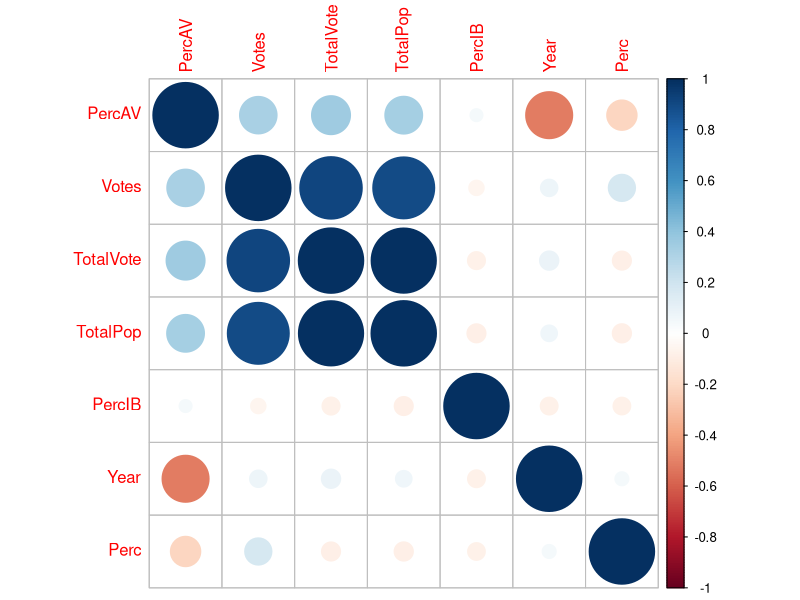
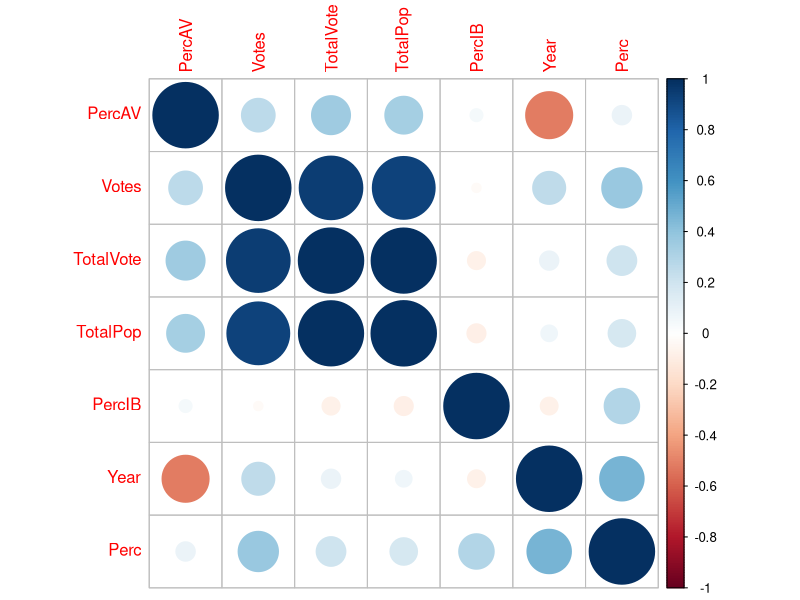
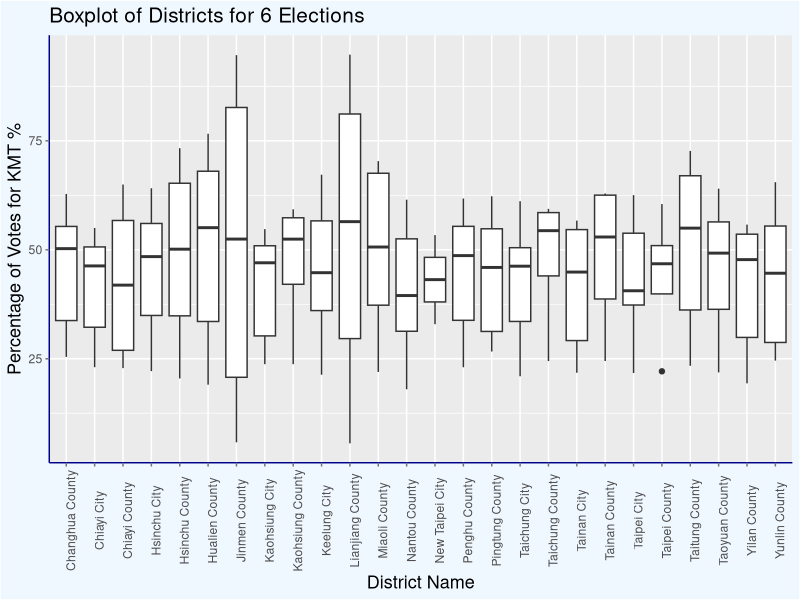
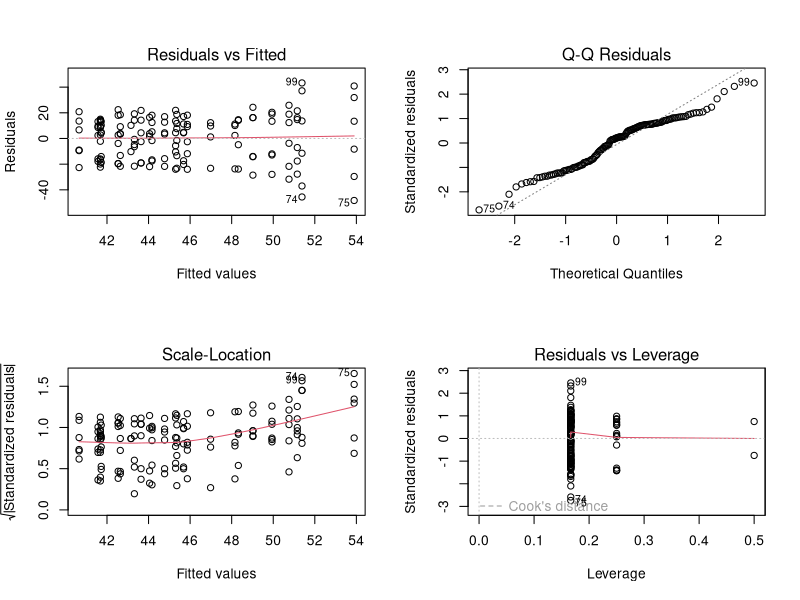
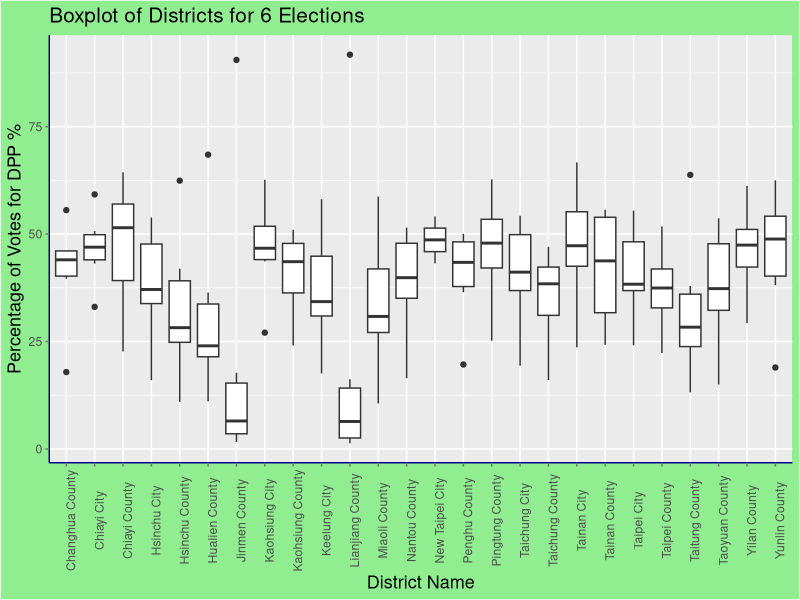
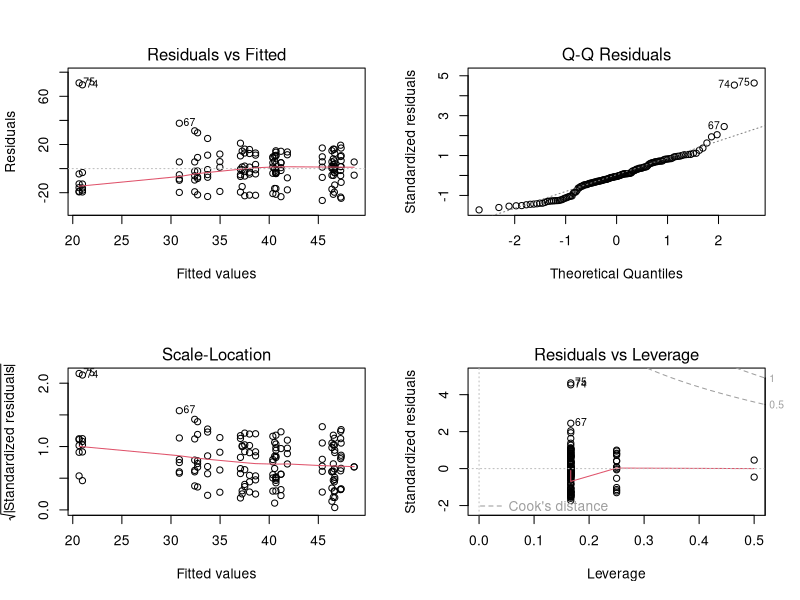
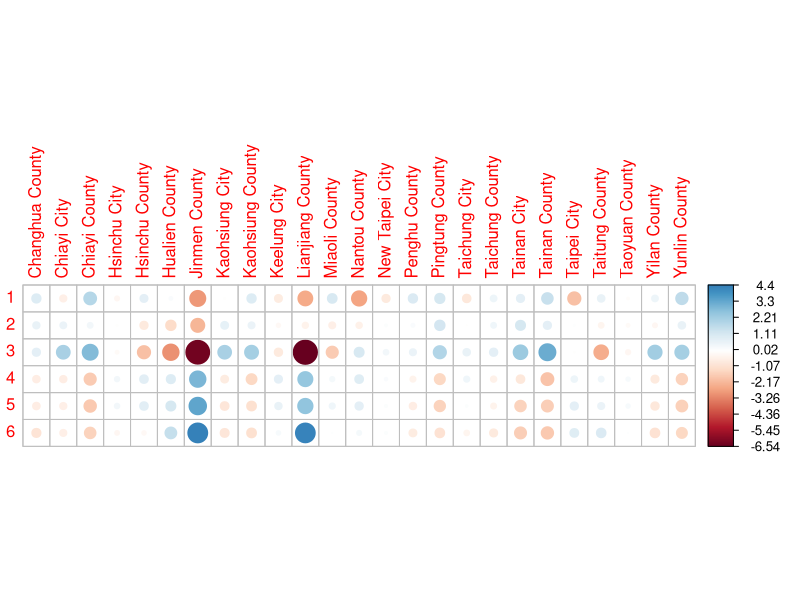
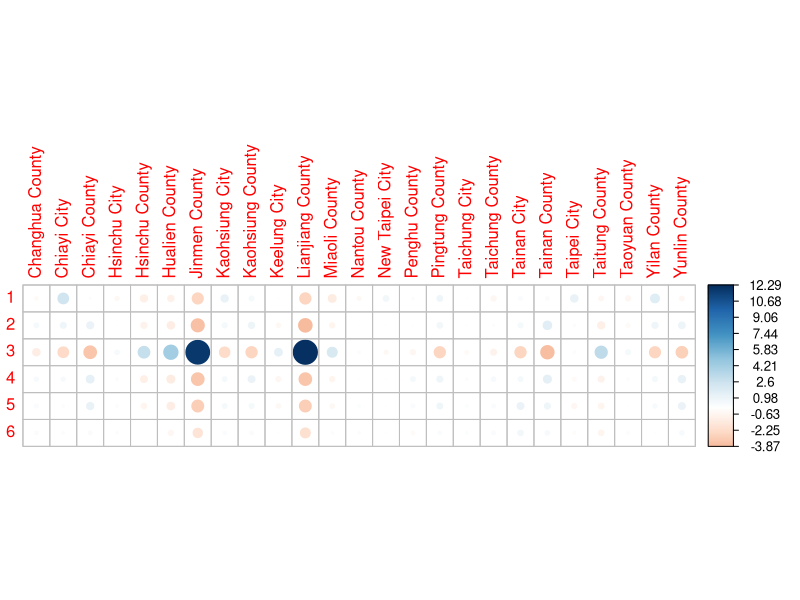

Write the R code that produced these figures, in order.
## ---- chunk 1
library('psych')
library('readr')
partylines = read_csv('partylines_updated.txt')
# ANameE (National, District Names), Year (1994, 2000, 2004,2008,2012,2016), Votes(for a certain party), Party(KMT,DPP), TotalVote(sum of votes for all parties in a district), Perc(% of the vote received), TotalPop(), PercIB(% Invalid Ballots), PercAV(% of Eligible voters that actually voted)

#Please have a look:
head(partylines)
## ---- chunk 2
nat = partylines[partylines$ANameE == "National",][c(-3,-5,-7,-8,-9)]  #select National
nat = nat[(nat$Party == "DPP" | nat$Party == "KMT"),]
describe.by(nat[c(-1,-2)], nat$Party)
## ---- chunk 3
t.test(nat[nat$Party == "KMT",][4][[1]], nat[nat$Party == "DPP",][4][[1]])
## ---- chunk 4
loc = partylines[partylines$ANameE != "National",]
t.test(loc[loc$Year == "2004" & loc$Party == "KMT",][6][[1]], loc[loc$Year == "2004" & loc$Party == "DPP",][6][[1]]) #p-value = 0.0002489
## ---- chunk 5
library(corrplot)
loc = partylines[partylines$ANameE != "National",]
kmt = loc[loc$Party=="KMT",]
corrplot(cor(kmt[c(-1,-4)]), order="hclust")
## ---- chunk 6
dpp = loc[loc$Party=="DPP",]
corrplot(cor(dpp[c(-1,-4)]), order="hclust")
## ---- chunk 7
library(ggplot2)
par(mfrow=c(1,1))
ggplot(kmt, aes(x = kmt$ANameE, y = kmt$Perc)) +
  geom_boxplot() + theme(plot.subtitle = element_text(vjust = 1), 
                         plot.caption = element_text(vjust = 1), 
                         axis.line = element_line(colour = "blue4", 
                                                  linetype = "solid"), axis.ticks = 
                           element_line(colour = "gray46"), 
                         axis.title = element_text(size = 13), 
                         axis.text.x = element_text(angle = 90), 
                         plot.title = element_text(size = 15), 
                         plot.background = element_rect(fill = "aliceblue")) +
  labs(title = "Boxplot of Districts for 6 Elections", 
  x = "District Name", y = "Percentage of Votes for KMT %")
## ---- chunk 8
bartlett.test(kmt$Perc~kmt$ANameE) #p-value = 0.7864
summary(aov(kmt$Perc~kmt$ANameE)) 
## ---- chunk 9
par(mfrow=c(2,2))
plot(aov(kmt$Perc~kmt$ANameE)) 
## ---- chunk 10
par(mfrow=c(1,1))
ggplot(kmt, aes(x = dpp$ANameE, y = dpp$Perc)) +
  geom_boxplot() + theme(plot.subtitle = element_text(vjust = 1), 
                         plot.caption = element_text(vjust = 1), 
                         axis.line = element_line(colour = "blue4", 
                                                  linetype = "solid"), axis.ticks = 
                           element_line(colour = "gray46"), 
                         axis.title = element_text(size = 13), 
                         axis.text.x = element_text(angle = 90), 
                         plot.title = element_text(size = 15), 
                         plot.background = element_rect(fill = "lightgreen")) +
  labs(title = "Boxplot of Districts for 6 Elections", 
  x = "District Name", y = "Percentage of Votes for DPP %")

#the boxplots do look less orderly, so I performed a Bartlett test and a One-Way ANOVA test again:
bartlett.test(dpp$Perc~dpp$ANameE) #p-value = 0.2114
summary(aov(dpp$Perc~dpp$ANameE)) 
## ---- chunk 11
par(mfrow=c(2,2))
plot(aov(dpp$Perc~dpp$ANameE)) 
## ---- chunk 12
library(tidyr)
kmtchisqdata = kmt[c(-3,-4,-5,-7,-8,-9)] 
kmtchisqdata = spread(data = kmtchisqdata, key = ANameE, value = Perc)
#Next, because some districts were renamed in 2012, we need to fill in some missing data:
kmtchisqdata[10][5:6,]= kmtchisqdata[9][5:6,]
kmtchisqdata[15][1:4,]= kmtchisqdata[23][1:4,]
kmtchisqdata[23][5:6,]= kmtchisqdata[15][5:6,]
kmtchisqdata[19][5:6,]= kmtchisqdata[18][5:6,]
kmtchisqdata[21][5:6,]= kmtchisqdata[20][5:6,]
kmtchisqdata = kmtchisqdata[-23] #Taipei County renamed to New Taipei City

chisq = chisq.test(kmtchisqdata[-1])
chisq
## ---- chunk 13
library(corrplot)
par(mfrow=c(1,1))
corrplot(chisq$residuals, is.cor = FALSE)
## ---- chunk 14
dppchisqdata = dpp[c(-3,-4,-5,-7,-8,-9)] 
dppchisqdata = spread(data = dppchisqdata, key = ANameE, value = Perc)
dppchisqdata[10][5:6,]= dppchisqdata[9][5:6,]
dppchisqdata[15][1:4,]= dppchisqdata[23][1:4,]
dppchisqdata[23][5:6,]= dppchisqdata[15][5:6,]
dppchisqdata[19][5:6,]= dppchisqdata[18][5:6,]
dppchisqdata[21][5:6,]= dppchisqdata[20][5:6,]
dppchisqdata = dppchisqdata[-23] 

chisq2 = chisq.test(dppchisqdata[-1])
chisq2

#With a p-value < 2.2e-16, we can reject the null hypothesis and conclude that votes by district and votes by year are dependent.
par(mfrow=c(1,1))
corrplot(chisq2$residuals, is.cor = FALSE)

